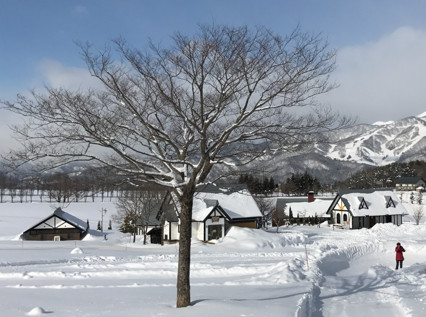
#> input picture lesson12/snow.jpg, 426 x 317 px
$ jupyter execute lesson12_1.ipynb
#> lines starting #> are read from the running program, lines starting #| are printed output that depends on the picture
### 影像增強與頻域分析

[cell 1]
# 直方圖
import matplotlib.pyplot as plt

seq = [1, 2, 3, 4, 5]           # 像素值
times = [2, 1, 2, 1, 3]         # 出現次數
plt.plot(seq,times, "-o")       # 繪含標記的圖
plt.axis([0, 6, 0, 4])          # 建立軸大小
plt.xlabel("Pixel Value")       # 像素值
plt.ylabel("Times")             # 出現次數
plt.show()

[cell 2]
# 直方圖
import matplotlib.pyplot as plt
import numpy as np

times = [2, 1, 2, 1, 3]         # 出現次數
N = len(times)                  # 計算長度
x = np.arange(N)                # 長條圖X軸座標
width = 0.5                     # 長條圖寬度
plt.bar(x, times, width)        # 繪製長方
plt.xlabel("Pixel Value")       # 像素值
plt.ylabel("Times")             # 出現次數
plt.xticks(x, ("1", "2", "3", "4", "5"))
plt.show()
#> figure, not shown here; tallest bar 3 high, from x = 3.75 to 4.25

[cell 3]
# 正規化直方圖-次數改頻率
import matplotlib.pyplot as plt

seq = [1, 2, 3, 4, 5]               # 像素值
freq = [2/9, 1/9, 2/9, 1/9, 3/9]    # 出現頻率(正規化/數值相加後為1)
plt.plot(seq, freq, "-o")           # 繪含標記的圖
plt.axis([0, 6, 0, 0.5])            # 建立軸大小
plt.xlabel("Pixel Value")           # 像素值
plt.ylabel("Frequency")             # 出現頻率
plt.show()

[cell 4]
# 正規化直方圖-次數改頻率
# 使用長條圖
import matplotlib.pyplot as plt
import numpy as np
freq = [2/9, 1/9, 2/9, 1/9, 3/9]    # 出現頻率
N = len(freq)                       # 計算長度
x = np.arange(N)                    # 長條圖x軸座標
width = 0.35                        # 長條圖寬度
plt.bar(x, freq, width)             # 繪製長條圖
plt.xlabel("Pixel Value")           # 像素值
plt.ylabel("Freqency")              # 出現頻率
plt.xticks(x, ('1', '2', '3', '4', '5'))
plt.show()
#> figure, not shown here; tallest bar 0.333 high, from x = 3.83 to 4.17

[cell 5]
# 繪製影像的直方圖
# 使用Matplotlib 的 hist() 函式
import cv2
import matplotlib.pyplot as plt

src = cv2.imread("snow.jpg", cv2.IMREAD_GRAYSCALE)
#> src: shape (317, 426); min 0, max 255, mean 147.4
cv2.imshow("Src", src)
plt.axis("off")
plt.imshow(cv2.cvtColor(src, cv2.COLOR_BGR2RGB))
plt.show()
plt.hist(src.ravel(), 256)          # 降維再繪製直方圖
plt.show()
#> figure, not shown here; tallest bar 2393 high, from x = 186.3 to 187.3
cv2.waitKey(0)
cv2.destroyAllWindows()

[cell 6]
# 繪製影像的直方圖
# 使用Matplotlib 的 hist() 函式
# 設定區間
import cv2
import matplotlib.pyplot as plt

src = cv2.imread("snow.jpg", cv2.IMREAD_GRAYSCALE)
cv2.imshow("Src", src)
plt.axis("off")
plt.imshow(cv2.cvtColor(src, cv2.COLOR_BGR2RGB))
plt.show()
plt.hist(src.ravel(), 20)          # 降維再繪製直方圖
plt.show()
#> figure, not shown here; tallest bar 20693 high, from x = 178.5 to 191.2
cv2.waitKey(0)
cv2.destroyAllWindows()

[cell 7]
# 使用OpenCV 取得直方圖數據
import cv2
import matplotlib.pyplot as plt

src = cv2.imread("snow.jpg", cv2.IMREAD_GRAYSCALE)
cv2.imshow("Src", src)
plt.axis("off")
plt.imshow(cv2.cvtColor(src, cv2.COLOR_BGR2RGB))
plt.show()
hist = cv2.calcHist([src], [0], None, [256], [0, 256]) # 直方圖統計資料
#> hist = 256 values, max 2393 at index 187, min 3 at index 2, mean 527.5
print(f"資料類型 = {type(hist)}")
#| 資料類型 = <class 'numpy.ndarray'>
print(f"資料外觀 = {hist.shape}")
#| 資料外觀 = (256, 1)
print(hist.ravel().shape)
#| (256,)
print(f"資料大小 = {hist.size}")
#| 資料大小 = 256
print(f"資料內容 \n{hist}")
#> (printed output is left out)
cv2.waitKey(0)
cv2.destroyAllWindows()

[cell 8]
# 使用OpenCV 取得直方圖數據，
# 並繪製直方圖
import cv2
import matplotlib.pyplot as plt

src = cv2.imread("snow.jpg", cv2.IMREAD_GRAYSCALE)
cv2.imshow("Src", src)
plt.axis("off")
plt.imshow(cv2.cvtColor(src, cv2.COLOR_BGR2RGB))
plt.show()
hist = cv2.calcHist([src], [0], None, [256], [0, 256]) # 直方圖統計資料
plt.plot(hist)                                         # 用plot()繪直方圖
plt.show()
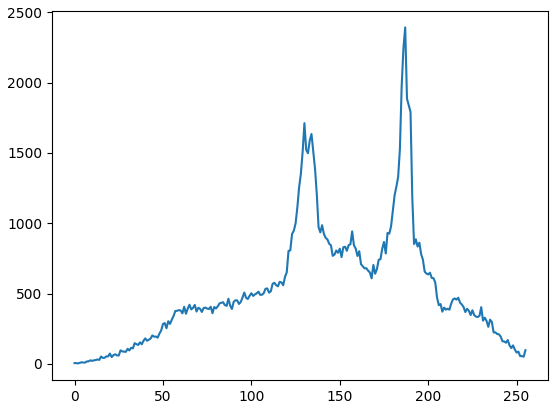
#> figure drawn by matplotlib, 1 panel; curve peaks at x = 187, y = 2393
cv2.waitKey(0)
cv2.destroyAllWindows()

[cell 9]
# 使用OpenCV 取得直方圖數據，
# 並繪製直方圖-長條圖
import cv2
import matplotlib.pyplot as plt
import numpy as np

src = cv2.imread("snow.jpg", cv2.IMREAD_GRAYSCALE)
cv2.imshow("Src", src)
plt.axis("off")
plt.imshow(cv2.cvtColor(src, cv2.COLOR_BGR2RGB))
plt.show()
hist = cv2.calcHist([src], [0], None, [256], [0, 256]) # 直方圖統計資料
N = len(hist)
#> N = 256
x = np.arange(N)
#> x = 256 values from 0 to 255
width = 0.35
plt.bar(range(256), hist.ravel(), width)    # 繪製長條圖-要提供一維資料
plt.xlabel("Pixel Value")                   # 像素值
plt.ylabel("Times")                         # 出現頻率
plt.xticks(np.arange(0, 256, 32))
plt.show()
#> figure, not shown here; tallest bar 2393 high, from x = 186.8 to 187.2
cv2.waitKey(0)
cv2.destroyAllWindows()

[cell 10]
# 使用OpenCV 取得彩色影像的直方圖數據，
# 並繪製直方圖
import cv2
import matplotlib.pyplot as plt

src = cv2.imread("macau.jpg", cv2.IMREAD_COLOR)
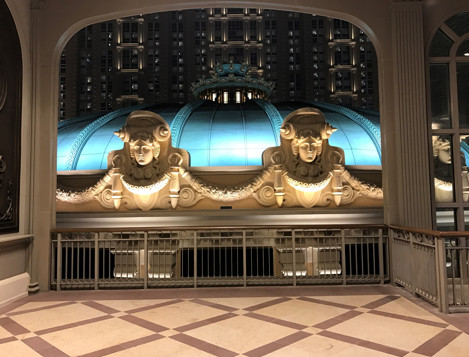
#> input picture lesson12/macau.jpg, 469 x 357 px
#> src is the input picture: shape (357, 469, 3); mean B, G, R 74, 90.2, 104
cv2.imshow("Src", src)
plt.axis("off")
plt.imshow(cv2.cvtColor(src, cv2.COLOR_BGR2RGB))
plt.show()
b = cv2.calcHist([src], [0], None, [256], [0, 256]) # B 通道統計資料
#> b = 256 values, max 2181 at index 21, min 42 at index 214, mean 654
g = cv2.calcHist([src], [1], None, [256], [0, 256]) # G 通道統計資料
#> g = 256 values, max 2006 at index 23, min 84 at index 236, mean 654
r = cv2.calcHist([src], [2], None, [256], [0, 256]) # R 通道統計資料
#> r = 256 values, max 1790 at index 23, min 226 at index 193, mean 654
plt.plot(b, color="blue", label="B channel")        # 用plot()繪 B 通道
plt.plot(g, color="green", label="G channel")       # 用plot()繪 G 通道
plt.plot(r, color="red", label="R channel")         # 用plot()繪 R 通道
plt.legend(loc="best")
plt.show()
#> figure, not shown here; curve peaks at x = 21, y = 2181; curve peaks at x = 23, y = 2006; curve peaks at x = 23, y = 1790
cv2.waitKey(0)
cv2.destroyAllWindows()

[cell 11]
# 取得並繪製影像裡特定區塊的直方圖
import cv2
import numpy as np
import matplotlib.pyplot as plt

# 設定全域字體為黑體，解決中文亂碼
plt.rcParams['font.sans-serif'] = ['SimHei']    # 指定字型（可換成你有安裝的其他中文字型名稱）
plt.rcParams['axes.unicode_minus'] = False      # 解決負號顯示錯誤問題

src = cv2.imread("macau.jpg", cv2.IMREAD_GRAYSCALE)
#> src: shape (357, 469); min 0, max 255, mean 92.5
mask = np.zeros(src.shape[:2], np.uint8)                    # 建立影像遮罩影像
mask[20:200, 50:400] = 255                                  # 在遮罩影像內建立遮罩
aftermask = cv2.bitwise_and(src, src, mask=mask)
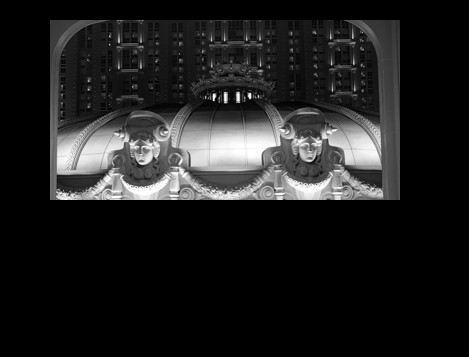
#> aftermask: shape (357, 469); min 0, max 255, mean 31.1
hist = cv2.calcHist([src], [0], None, [256], [0, 256])      # 灰階統計資料
#> hist = 256 values, max 1982 at index 22, min 86 at index 236, mean 654
hist_mask = cv2.calcHist([src], [0], mask, [256], [0, 256]) # 遮罩統計資料
#> hist_mask = 256 values, max 1213 at index 21, min 32 at index 2, mean 246.1
# subplot()第一個2是代表垂直有2張圖, 第二個2是代表左右有2張圖，第三個參數是代表子圖編號
plt.subplot(221)                                            # 建立子圖1
plt.title("第一張")
plt.imshow(src, 'gray')                                     # 灰階顯示第1張圖
plt.subplot(222)                                            # 建立子圖2
plt.title("第二張")
plt.imshow(mask, 'gray')                                    # 灰階顯示第2張圖
plt.subplot(223)                                            # 建立子圖3
plt.title("第三張")
plt.imshow(aftermask, 'gray')                               # 灰階顯示第2張圖
plt.subplot(224)                                            # 建立子圖4
plt.title("第四張")
plt.plot(hist, color="blue", label="Src Image")
plt.plot(hist_mask, color="red", label="Mask")
plt.legend(loc="best")
plt.tight_layout()                                          # 自動調整排版
plt.show()
#> figure, not shown here; panel 4: curve peaks at x = 22, y = 1982; panel 4: curve peaks at x = 21, y = 1213

[cell 12]
# 直方圖均衡化：
# 使用equalizeHist() 函式

import cv2
import matplotlib.pyplot as plt

# 設定全域字體為黑體，解決中文亂碼
plt.rcParams['font.sans-serif'] = ['SimHei']    # 指定字型（可換成你有安裝的其他中文字型名稱）
plt.rcParams['axes.unicode_minus'] = False      # 解決負號顯示錯誤問題

src = cv2.imread("snow1.jpg", cv2.IMREAD_GRAYSCALE)
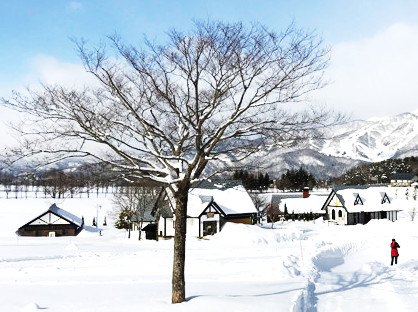
#> input picture lesson12/snow1.jpg, 418 x 312 px
#> src: shape (312, 418); min 0, max 255, mean 197.5
# subplot()第一個2是代表垂直有2張圖, 第二個2是代表左右有2張圖，第三個參數是代表子圖編號
plt.subplot(221)                                # 建立子圖 1
plt.title("第一張")
plt.imshow(src, 'gray')                         # 灰階顯示第1張圖
plt.subplot(222)                                # 建立子圖2
plt.title("第二張")
plt.hist(src.ravel(), 256)                      # 降維再繪製直方圖
plt.subplot(223)                                # 建立子圖3
plt.title("第三張")
dst = cv2.equalizeHist(src)                     # 均衡化處理
plt.imshow(dst, 'gray')                         # 顯示執行均衡化的結果影像
plt.subplot(224)                                # 建立子圖4
plt.title("第四張")
plt.hist(dst.ravel(), 256)                      # 降維再繪製直方圖
plt.tight_layout()                              # 自動調整排版
plt.show()
#> figure, not shown here; panel 2: tallest bar 11154 high, from x = 254 to 255; panel 4: tallest bar 11154 high, from x = 254 to 255

[cell 13]
# 直方圖均衡化：
# 使用equalizeHist() 函式

import cv2
import matplotlib.pyplot as plt

# 設定全域字體為黑體，解決中文亂碼
plt.rcParams['font.sans-serif'] = ['SimHei']    # 指定字型（可換成你有安裝的其他中文字型名稱）
plt.rcParams['axes.unicode_minus'] = False      # 解決負號顯示錯誤問題

src = cv2.imread("springfield.jpg", cv2.IMREAD_GRAYSCALE)
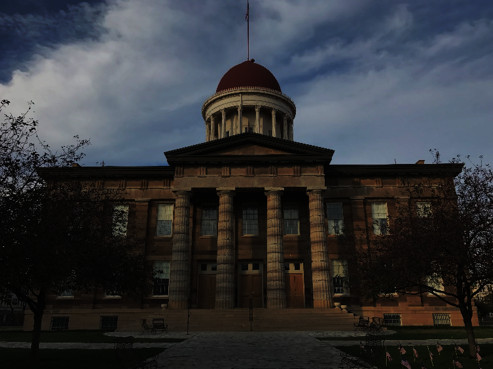
#> input picture lesson12/springfield.jpg, 493 x 369 px
#> src: shape (369, 493); min 0, max 178, mean 53.1
# subplot()第一個2是代表垂直有2張圖, 第二個2是代表左右有2張圖，第三個參數是代表子圖編號
plt.subplot(221)                                # 建立子圖 1
plt.title("第一張")
plt.imshow(src, 'gray')                         # 灰階顯示第1張圖
plt.subplot(222)                                # 建立子圖2
plt.title("第二張")
plt.hist(src.ravel(), 256)                      # 降維再繪製直方圖
plt.subplot(223)                                # 建立子圖3
plt.title("第三張")
dst = cv2.equalizeHist(src)                     # 均衡化處理
#> dst: shape (369, 493)
plt.imshow(dst, 'gray')                         # 顯示執行均衡化的結果影像
plt.subplot(224)                                # 建立子圖4
plt.title("第四張")
plt.hist(dst.ravel(), 256)                      # 降維再繪製直方圖
plt.tight_layout()                              # 自動調整排版
plt.show()
#> figure, not shown here; panel 2: tallest bar 5541 high, from x = 4.87 to 5.56; panel 4: tallest bar 5541 high, from x = 20.92 to 21.91

[cell 14]
# 直方圖均衡化：除霧應用
import cv2
import matplotlib.pyplot as plt

# 設定全域字體為黑體，解決中文亂碼
plt.rcParams['font.sans-serif'] = ['SimHei']    # 指定字型（可換成你有安裝的其他中文字型名稱）
plt.rcParams['axes.unicode_minus'] = False      # 解決負號顯示錯誤問題

src = cv2.imread("highway1.png", cv2.IMREAD_GRAYSCALE)
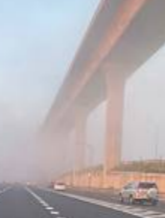
#> input picture lesson12/highway1.png, 165 x 218 px
#> src: shape (218, 165); min 70, max 221, mean 178.2
# subplot()第一個2是代表垂直有2張圖, 第二個2是代表左右有2張圖，第三個參數是代表子圖編號
plt.subplot(221)                                # 建立子圖 1
plt.title("第一張")
plt.imshow(src, 'gray')                         # 灰階顯示第1張圖
plt.subplot(222)                                # 建立子圖2
plt.title("第二張")
plt.hist(src.ravel(), 256)                      # 降維再繪製直方圖
plt.subplot(223)                                # 建立子圖3
plt.title("第三張")
dst = cv2.equalizeHist(src)                     # 均衡化處理
#> dst: shape (218, 165)
plt.imshow(dst, 'gray')                         # 顯示執行均衡化的結果影像
plt.subplot(224)                                # 建立子圖4
plt.title("第四張")
plt.hist(dst.ravel(), 256)                      # 降維再繪製直方圖
plt.tight_layout()                              # 自動調整排版
plt.show()
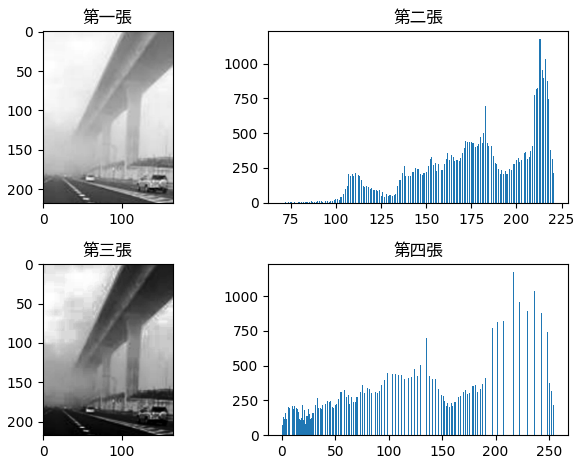
#> figure drawn by matplotlib, 4 panels; panel 2: tallest bar 1173 high, from x = 212.7 to 213.3; panel 4: tallest bar 1173 high, from x = 216.2 to 217.1

[cell 15]
# 直方圖均衡化
# 應用於彩色影像

import cv2
import matplotlib.pyplot as plt

src = cv2.imread("springfield.jpg", cv2.IMREAD_COLOR)
#> src is the input picture: shape (369, 493, 3); mean B, G, R 57.3, 53.2, 51.3
cv2.imshow("Src", src)
plt.axis("off")
plt.imshow(cv2.cvtColor(src, cv2.COLOR_BGR2RGB))
plt.show()
(b, g, r) = cv2.split(src)              # 拆開彩色影像通道
blue = cv2.equalizeHist(b)              # 均衡化 B 通道
green = cv2.equalizeHist(g)             # 均衡化 G 通道
red = cv2.equalizeHist(r)               # 均衡化 R 通道
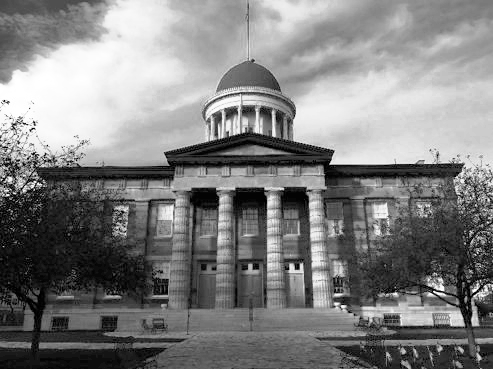
#> red: shape (369, 493); min 0, max 255, mean 128.3
dst = cv2.merge((blue, green, red))     # 合併通道
#> dst: shape (369, 493, 3)
cv2.imshow("Dst", dst)
plt.axis("off")
plt.imshow(cv2.cvtColor(dst, cv2.COLOR_BGR2RGB))
plt.show()
cv2.waitKey(0)
cv2.destroyAllWindows()

[cell 16]
# 直方圖均衡化的缺點
import cv2
import matplotlib.pyplot as plt

# 設定全域字體為黑體，解決中文亂碼
plt.rcParams['font.sans-serif'] = ['SimHei']    # 指定字型（可換成你有安裝的其他中文字型名稱）
plt.rcParams['axes.unicode_minus'] = False      # 解決負號顯示錯誤問題

src = cv2.imread("office.jpg", cv2.IMREAD_GRAYSCALE)
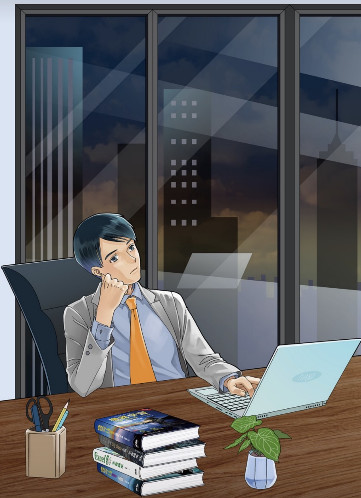
#> input picture lesson12/office.jpg, 361 x 498 px
#> src: shape (498, 361); min 0, max 255, mean 92.8
cv2.imshow("Src", src)
plt.axis("off")
plt.title("原始影像")
plt.imshow(cv2.cvtColor(src, cv2.COLOR_BGR2RGB))
plt.show()
equ = cv2.equalizeHist(src)
cv2.imshow("euualizeHist", equ)
plt.axis("off")
plt.title("均衡化後的缺點")
plt.imshow(cv2.cvtColor(equ, cv2.COLOR_BGR2RGB))
plt.show()
cv2.waitKey(0)
cv2.destroyAllWindows()

[cell 17]
# 對比限制自適應直方圖均衡化
import cv2
import matplotlib.pyplot as plt

# 設定全域字體為黑體，解決中文亂碼
plt.rcParams['font.sans-serif'] = ['SimHei']    # 指定字型（可換成你有安裝的其他中文字型名稱）
plt.rcParams['axes.unicode_minus'] = False      # 解決負號顯示錯誤問題

src = cv2.imread("office.jpg", cv2.IMREAD_GRAYSCALE)
cv2.imshow("Src", src)
plt.axis("off")
plt.title("原始影像")
plt.imshow(cv2.cvtColor(src, cv2.COLOR_BGR2RGB))
plt.show()
# 建立一個CLAHE物件
clahe = cv2.createCLAHE(clipLimit=2.0, tileGridSize=(8, 8))
# 把CLAHE物件應用在原始影像
dst = clahe.apply(src)
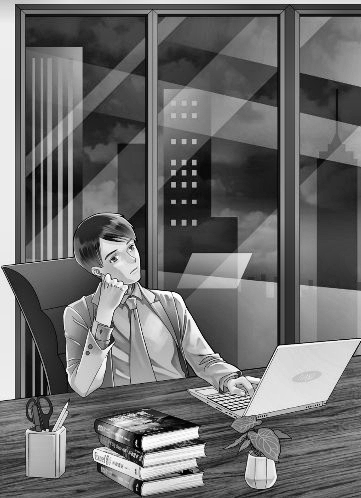
#> dst: shape (498, 361); min 0, max 255, mean 109.5
cv2.imshow("CLAHE", dst)
plt.axis("off")
plt.title("CLAHE後的影像")
plt.imshow(cv2.cvtColor(dst, cv2.COLOR_BGR2RGB))
plt.show()
cv2.waitKey(0)
cv2.destroyAllWindows()
